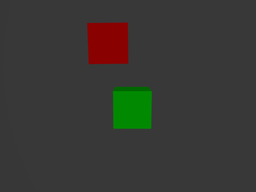
#> input picture Two_CubesAhmad/Preprocessed_Data/train/Input_images/images_folder/00000008.png, 256 x 192 px; its folder holds only this picture in this run
$ jupyter execute --allow-errors Gaussian_Noise_Adder.ipynb
#> lines starting #> are read from the running program, lines starting #| are printed output that depends on the picture
[cell 1]
import os
from PIL import Image
import os
import cv2
import matplotlib.pyplot as plt
import matplotlib.image as mpimg
import numpy as np
# Path to the directory containing the images
directory = './Preprocessed_Data/train/Input_images/images_folder'
noise_direct='./Preprocessed_Data_noise/train/Input_images/images_folder'
os.makedirs(noise_direct, exist_ok=True)

# Iterate over all files in the directory
for filename in os.listdir(directory):
    # Check if the file is an image
    if filename.endswith(".jpg") or filename.endswith(".png") or filename.endswith(".jpeg"):
        # Open the image using PIL
        image_path = os.path.join(directory, filename)
        image = Image.open(image_path)
#> image is the input picture: PIL image 256x192 RGBA; mean R, G, B, A 56.9, 56.7, 52.3, 255
        image_array=np.asarray(image)
        #print(image_array.shape)

        noise = np.random.normal(scale=10, size=image_array.shape)
        noisy_image_array = image_array + noise
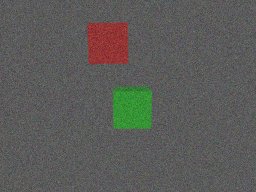
#> noisy_image_array: shape (192, 256, 4) float64; mean R, G, B, A 56.9, 56.7, 52.3, 255.1; transparent parts drawn white
        noisy_image_array = np.clip(noisy_image_array, 0, 255).astype(np.uint8)
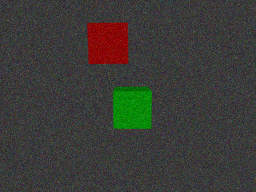
#> noisy_image_array: shape (192, 256, 4); mean R, G, B, A 56.6, 56.3, 52.1, 250.8; transparent parts drawn white
        noisy_image=Image.fromarray(noisy_image_array)
        #noisy_image.show()

        output_path = os.path.join(noise_direct, filename)

        noisy_image.save(output_path)
        # Do something with the image
        # For example, display the image
        #image.show()

[cell 2]
import os
from PIL import Image
import os
import cv2
import matplotlib.pyplot as plt
import matplotlib.image as mpimg
import numpy as np
# Path to the directory containing the images
directory = './Preprocessed_Data/train/Input_images/images_folder'
noise_direct='./Preprocessed_Data_noise/train/Input_images/images_folder'
os.makedirs(noise_direct, exist_ok=True)

# Iterate over all files in the directory
for filename in os.listdir(directory):
    # Check if the file is an image
    print(filename)
    if filename.endswith(".jpg") or filename.endswith(".png") or filename.endswith(".jpeg"):
        # Open the image using PIL
        image_path = os.path.join(directory, filename)
        image = Image.open(image_path)
        image_array=np.asarray(image)
        print(image_array.shape)
#| (192, 256, 4)

$ run again, on Two_CubesAhmad/Preprocessed_Data/train/Input_images/images_folder/00003850.png
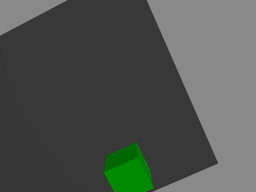
#> input picture Two_CubesAhmad/Preprocessed_Data/train/Input_images/images_folder/00003850.png, 256 x 192 px
#> image is the input picture: PIL image 256x192 RGBA; mean R, G, B, A 79, 83.6, 79, 255
#> `noisy_image_array = image_array + noise`:
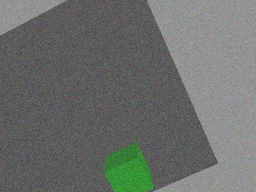
#> noisy_image_array: shape (192, 256, 4) float64; mean R, G, B, A 79.1, 83.7, 79, 255.1; transparent parts drawn white
#> `noisy_image_array = np.clip(noisy_image_array, 0, 255).astype(np.uint8)`:
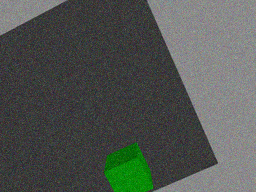
#> noisy_image_array: shape (192, 256, 4); mean R, G, B, A 78.7, 83.2, 78.7, 250.8; transparent parts drawn white
#| (192, 256, 4)

$ run again, on Two_CubesAhmad/Preprocessed_Data/train/Input_images/images_folder/00004646.png
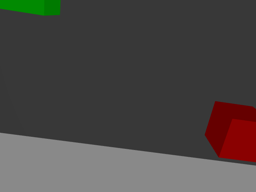
#> input picture Two_CubesAhmad/Preprocessed_Data/train/Input_images/images_folder/00004646.png, 256 x 192 px
#> image is the input picture: PIL image 256x192 RGBA; mean R, G, B, A 76.4, 72.4, 70.3, 255
#> `noisy_image_array = image_array + noise`:
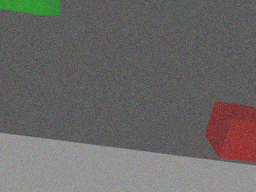
#> noisy_image_array: shape (192, 256, 4) float64; mean R, G, B, A 76.5, 72.5, 70.3, 255.1; transparent parts drawn white
#> `noisy_image_array = np.clip(noisy_image_array, 0, 255).astype(np.uint8)`:
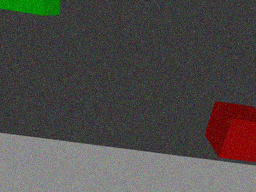
#> noisy_image_array: shape (192, 256, 4); mean R, G, B, A 76, 72.2, 70.1, 250.8; transparent parts drawn white
#| (192, 256, 4)

$ run again, on Two_CubesAhmad/Preprocessed_Data/train/Input_images/images_folder/00004791.png
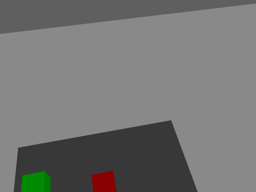
#> input picture Two_CubesAhmad/Preprocessed_Data/train/Input_images/images_folder/00004791.png, 256 x 192 px
#> image is the input picture: PIL image 256x192 RGBA; mean R, G, B, A 116.7, 116.9, 115.4, 255
#> `noisy_image_array = image_array + noise`:
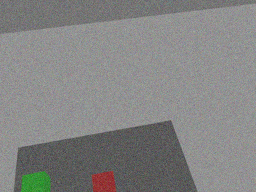
#> noisy_image_array: shape (192, 256, 4) float64; mean R, G, B, A 116.7, 117, 115.4, 255.1; transparent parts drawn white
#> `noisy_image_array = np.clip(noisy_image_array, 0, 255).astype(np.uint8)`:
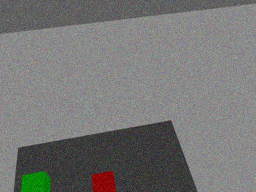
#> noisy_image_array: shape (192, 256, 4); mean R, G, B, A 116.2, 116.5, 115, 250.8; transparent parts drawn white
#| (192, 256, 4)

$ run again, on Two_CubesAhmad/Preprocessed_Data/train/Input_images/images_folder/00000675.png
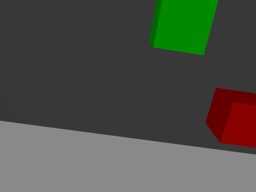
#> input picture Two_CubesAhmad/Preprocessed_Data/train/Input_images/images_folder/00000675.png, 256 x 192 px
#> image is the input picture: PIL image 256x192 RGBA; mean R, G, B, A 78.7, 81.1, 72.8, 255
#> `noisy_image_array = image_array + noise`:
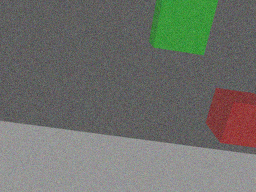
#> noisy_image_array: shape (192, 256, 4) float64; mean R, G, B, A 78.7, 81.1, 72.8, 255.1; transparent parts drawn white
#> `noisy_image_array = np.clip(noisy_image_array, 0, 255).astype(np.uint8)`:
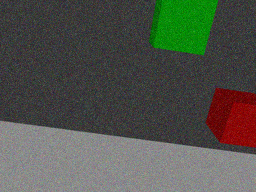
#> noisy_image_array: shape (192, 256, 4); mean R, G, B, A 78.4, 80.8, 72.7, 250.8; transparent parts drawn white
#| (192, 256, 4)
